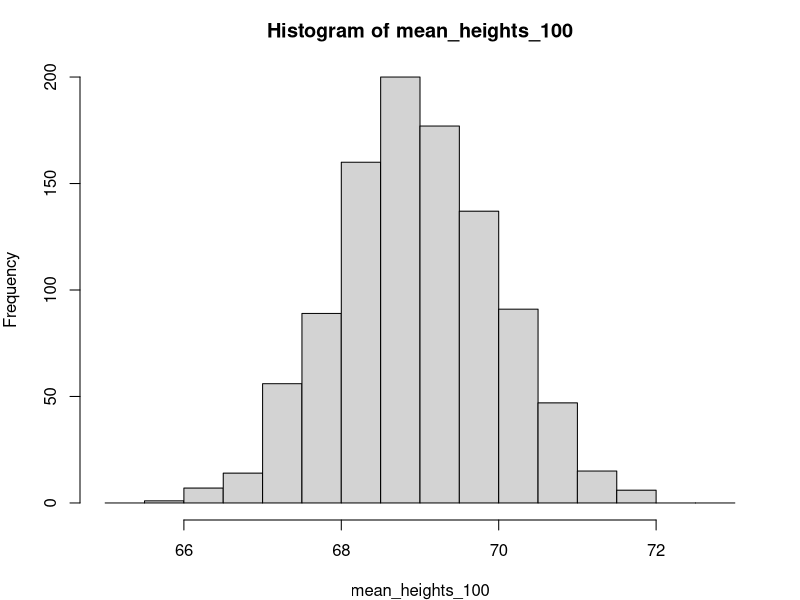
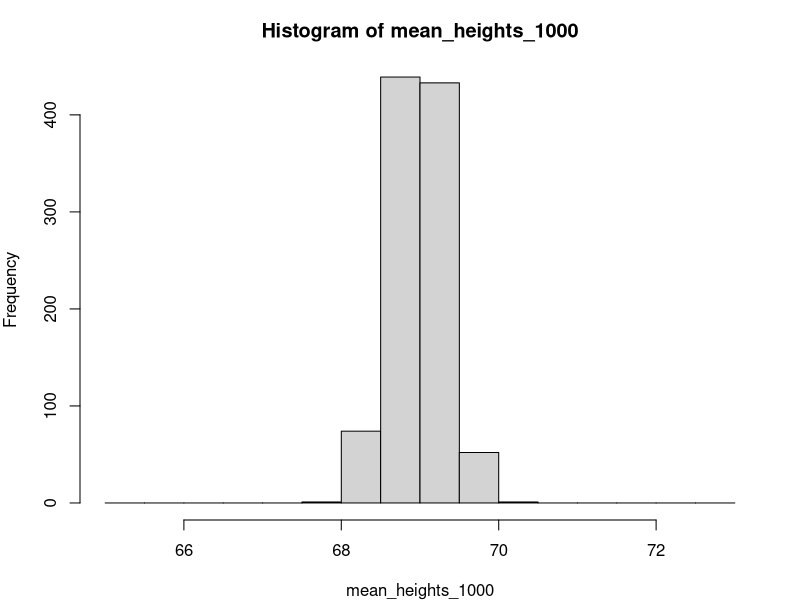
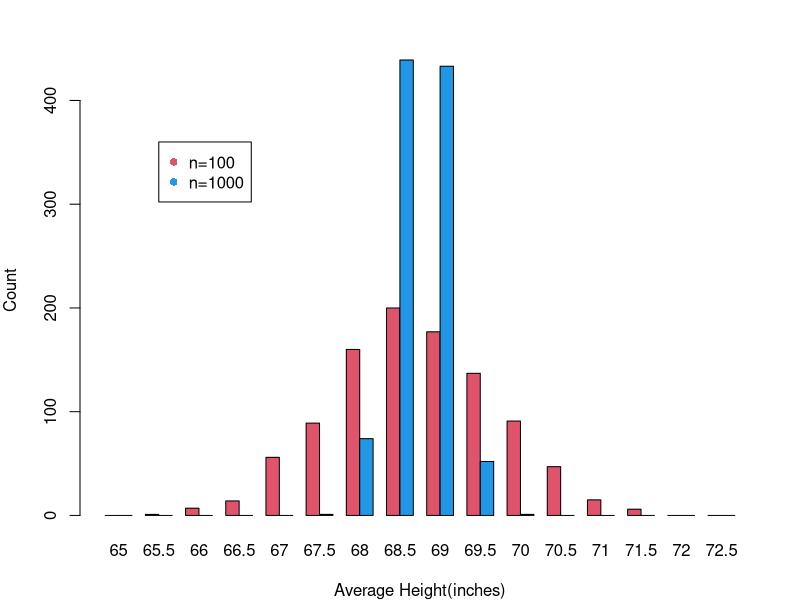

The R source for these figures, in order:
###Plotting and genetic variation data analysis exercises, Assignment 1

##Exercise 1-3 

#Creates function that samples populations of x individuals and 
#prints the mean of that random sample. 

get_heights<-function(x){
  heights<-rnorm(x,mean = 69, sd=10)
  x<-mean(heights)
  print(x)
}

##Exercise 4 

#Creates a for loop that calls "get_heights" function 1000 for population
#of 100 individuals saves the mean height from each replicate in vector
#"mean_heights_100"

replicates<-1000
mean_heights_100<-length(replicates)
for (m in 1:replicates){
    mean_heights_100[m]<- get_heights(100)
}
print(mean_heights_100)

## Exercise 5

#Creates a for loop that calls "get_heights" function 1000 for population
#of 1000 individuals saves the mean height from each replicate in vector
#"mean_heights_1000"

replicates<-1000
mean_heights_1000<-length(replicates)
for (m in 1:replicates){
  mean_heights_1000[m]<- get_heights(1000)
}
print(mean_heights_1000)

## Exercise 6

#Plots a histogram of the distribution of averages for sample sizes of 100 and 
#1000 individuals. PLots are on the same label axes with legend. 
bins<-seq(65,73, by=0.5)#establish bins
par(mfrow=c(1,1), mar=c(4, 4, 3, 2)) #sets plotting area margins
counts_100<-hist(mean_heights_100, breaks = bins)$counts# create vectors of counts in each histogram
counts_1000<-hist(mean_heights_1000,breaks = bins)$counts#|||||||||||||||

barplot(rbind(counts_100,counts_1000), col=c(2,4),beside = T, xlab = "Average Height(inches)", ylab = "Count", names.arg=bins[1:16])
#names.arg=bins[1:13]
legend(5, 360, c("n=100", "n=1000"), col=c(2,4),pch=16)
